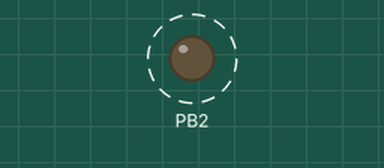
The program below on a simulated ATmega16, built with avr-gcc and emulated at 14.7456 MHz. Shown: output pins drawn as LEDs (lit = HIGH). Dashed ring = blinking.

Above: at 0.2 s.
Timing chart, 0 to 3.0 s (numbered marks = the images above):
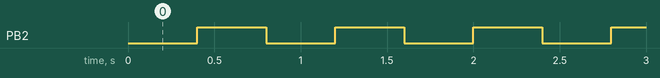

The program:

main.c
```c
/*
 * lab3.c
 *
 * Created: 10/24/2024 10:04:55 AM
 * Author : dspproject
 */

#define F_CPU 14745600UL
#include <avr/io.h>
#include <avr/interrupt.h>
#include <util/delay.h>
#include "timer.h"
//_SEI();


int main(void)
{/*
				if ((TIFR & (1 << 4)) != 0)
				{
					PORTB^=(1<<2);
					time_reset();
				}
	*/
    DDRB |=(1<<2);
	stingere();
	timer_init1();
    while (1)
    {

    }

}
```

timer.c
```c
#define F_CPU 14745600UL
#include <avr/io.h>
#include <util/delay.h>
#include <avr/interrupt.h>

//_SEI();
void aprindere()
{
	PORTB|=1<<2;

}
void stingere()
{
	PORTB&=~(1<<2);
}


void timer_init()
{

	unsigned int n = 0x5A00;
	OCR1AH = (n >> 8) & 0xFF;
	OCR1AL = (n & 0xFF);
	TCCR1A=0x00;
	TCCR1B |= (1<<3) | (1<<2);
}

void timer_init1()
{
	unsigned int n = 0x5A00;
	OCR1AH = (n >> 8) & 0xFF;
	OCR1AL = (n & 0xFF);
	TCCR1A=0x00;
	TCCR1B |= (1<<3) | (1<<2);
	TIMSK|=(1<<OCIE1A);
	sei();
}
ISR(TIMER1_COMPA_vect)
{
	PORTB^=(1<<2);
}

void time_reset()
{
	TIFR |= (1<<OCF1A);
}
```

timer.h
```c
#ifndef __TIMER_H
#define __TIMER_H


//void timer_init();
void aprindere();
void stingere();
void time_reset();
void timer_init1();
ISR(TIMER1_COMPA_vect);
#endif
```

Measured:
- by itself, PB2: alternates HIGH for 0.40 s and LOW for 0.40 s
